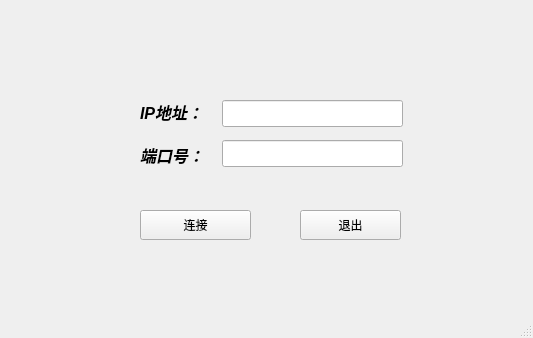
<?xml version="1.0" encoding="UTF-8"?>
<ui version="4.0">
 <class>IPWindow</class>
 <widget class="QMainWindow" name="IPWindow">
  <property name="geometry">
   <rect>
    <x>0</x>
    <y>0</y>
    <width>533</width>
    <height>338</height>
   </rect>
  </property>
  <property name="windowTitle">
   <string>MainWindow</string>
  </property>
  <property name="styleSheet">
   <string notr="true"/>
  </property>
  <widget class="QWidget" name="centralwidget">
   <widget class="QPushButton" name="btn_connect">
    <property name="geometry">
     <rect>
      <x>140</x>
      <y>210</y>
      <width>111</width>
      <height>30</height>
     </rect>
    </property>
    <property name="styleSheet">
     <string notr="true">font: 75 14pt &quot;楷体&quot;;</string>
    </property>
    <property name="text">
     <string>连接</string>
    </property>
   </widget>
   <widget class="QLineEdit" name="edt_ip">
    <property name="geometry">
     <rect>
      <x>222</x>
      <y>100</y>
      <width>181</width>
      <height>27</height>
     </rect>
    </property>
   </widget>
   <widget class="QLineEdit" name="edt_port">
    <property name="geometry">
     <rect>
      <x>222</x>
      <y>140</y>
      <width>181</width>
      <height>27</height>
     </rect>
    </property>
   </widget>
   <widget class="QPushButton" name="btn_cal">
    <property name="geometry">
     <rect>
      <x>300</x>
      <y>210</y>
      <width>101</width>
      <height>30</height>
     </rect>
    </property>
    <property name="styleSheet">
     <string notr="true">font: 75 14pt &quot;楷体&quot;;</string>
    </property>
    <property name="text">
     <string>退出</string>
    </property>
   </widget>
   <widget class="QLabel" name="lab_View">
    <property name="geometry">
     <rect>
      <x>103</x>
      <y>240</y>
      <width>341</width>
      <height>31</height>
     </rect>
    </property>
    <property name="styleSheet">
     <string notr="true">font: 75 12pt &quot;楷体&quot;;</string>
    </property>
    <property name="text">
     <string>&lt;html&gt;&lt;head/&gt;&lt;body&gt;&lt;p align=&quot;center&quot;&gt;&lt;span style=&quot; font-weight:600; font-style:italic;&quot;&gt;&lt;br/&gt;&lt;/span&gt;&lt;/p&gt;&lt;/body&gt;&lt;/html&gt;</string>
    </property>
   </widget>
   <widget class="QLabel" name="label_3">
    <property name="geometry">
     <rect>
      <x>140</x>
      <y>140</y>
      <width>71</width>
      <height>31</height>
     </rect>
    </property>
    <property name="styleSheet">
     <string notr="true">font: 75 12pt &quot;楷体&quot;;</string>
    </property>
    <property name="text">
     <string>&lt;html&gt;&lt;head/&gt;&lt;body&gt;&lt;p&gt;&lt;span style=&quot; font-size:12pt; font-weight:600; font-style:italic;&quot;&gt;端口号：&lt;/span&gt;&lt;/p&gt;&lt;/body&gt;&lt;/html&gt;</string>
    </property>
   </widget>
   <widget class="QLabel" name="label_2">
    <property name="geometry">
     <rect>
      <x>140</x>
      <y>100</y>
      <width>71</width>
      <height>21</height>
     </rect>
    </property>
    <property name="styleSheet">
     <string notr="true">font: 75 12pt &quot;楷体&quot;;</string>
    </property>
    <property name="text">
     <string>&lt;html&gt;&lt;head/&gt;&lt;body&gt;&lt;p&gt;&lt;span style=&quot; font-size:12pt; font-weight:600; font-style:italic;&quot;&gt;IP地址：&lt;/span&gt;&lt;/p&gt;&lt;/body&gt;&lt;/html&gt;</string>
    </property>
   </widget>
  </widget>
  <widget class="QStatusBar" name="statusbar"/>
 </widget>
 <resources/>
 <connections/>
</ui>
